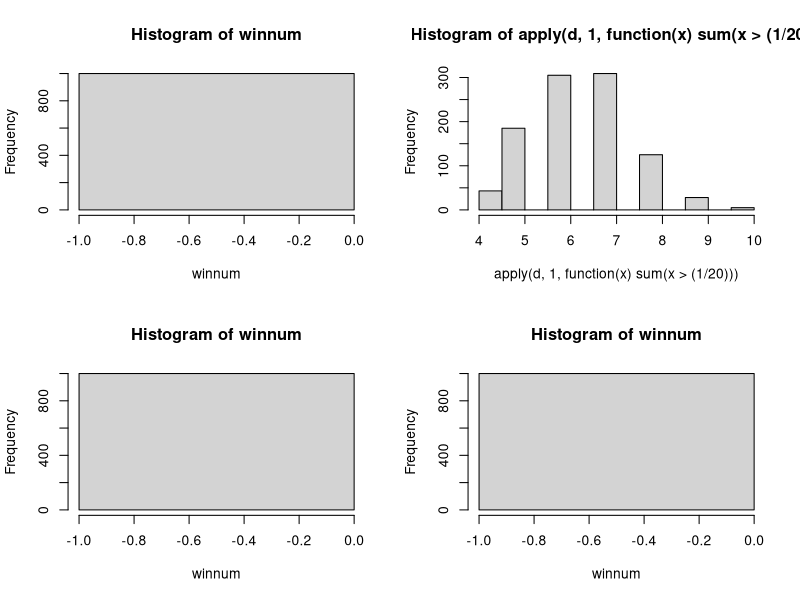
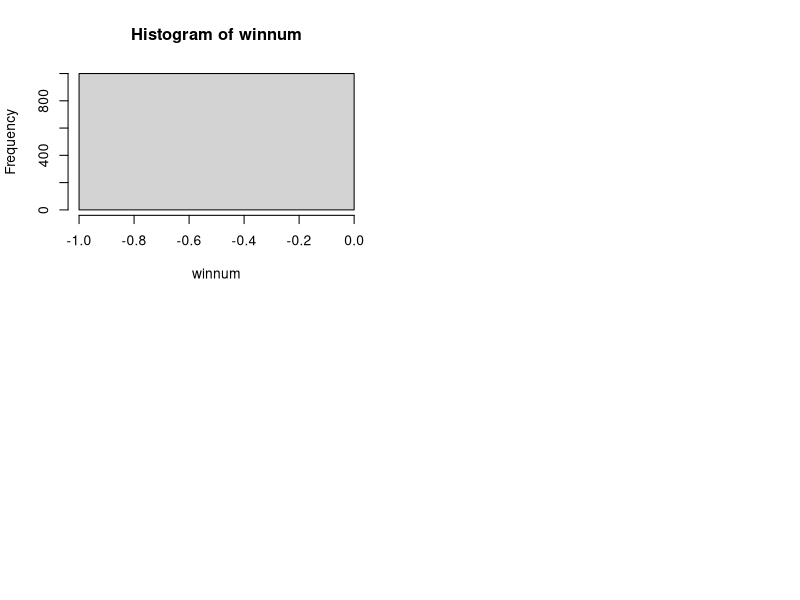

Recreate these plots in R, in order.
##https://www.r-bloggers.com/dirichlet-process-infinite-mixture-models-and-clustering/

par(mfrow=c(2,2))

#higher alpha leads to higher probability of lower values
stick_draw = function(num.vals, alpha) {
  betas = rbeta(num.vals, 1, alpha)
  stick.to.right = c(1, cumprod(1 - betas))[1:num.vals]
  weights = stick.to.right * betas
  weights
}

#low alpha is low pooling; high alpha is diffuse pooling
#you could invert it with a low alpha
len = 20 #length

winnum=matrix(0,1000,1)
cum.breaks=matrix(0,1000,len)
#first number is windows; 
#second is alpha: sets break points...

for(i in 1:1000){
  d=stick_draw(len,20)
  breaks=unique(c(0,cumsum(round(d*len)),len))
  cum.breaks[i,1:length(breaks)]=breaks
  #  print(breaks)
  a=1:len
  testwin=window(a,breaks=breaks)
  winnum[i] = length(levels(testwin))
}

hist(winnum); table(winnum); mean(winnum)
#print('mean')
#apply(cum.breaks,2,mean,na.rm=TRUE)
#print('max')
#apply(cum.breaks[,1:len-1],2,max,na.rm=TRUE)
#print('min')
#apply(cum.breaks[,1:len-1],2,min,na.rm=TRUE)

library(MCMCpack)

#alpha=rep(1,20)
#symmetric is where alpha is a single scalar
alpha=c(.1,.1,1,1,
        2,2,2,2,
        3,3,3,3,
        10,10,10,10)

d=rdirichlet(1000,alpha)
hist(apply(d,1,function(x) sum(x>(1/20)))) #can use the same function as below
print(colSums(d)/nrow(d))

#unique algorithm...
#need proof???
#

####uniform equality partition ....
#50% probability it is equal to next value
#only about 200 combos
winnum=matrix(0,1000,1)
cum.breaks=matrix(as.numeric(NA),1000,20)

for(i in 1:1000){
  mean.wins=round(runif(1)*20); #print(mean.wins)
  a=1:20
  winprob=1-(mean.wins/max(a))
  partition=runif(19)>winprob
  if(!any(partition)){next} #skip cases with no breaks (could add as continuous...)
  breaks=which(partition==TRUE)
  cum.breaks[i,1:length(breaks)]=breaks
  testwin=window(a,breaks=unique(c(0,breaks,max(a))))
  print(breaks)
  winnum[i] = length(levels(testwin))
  
}

hist(winnum); table(winnum); mean(winnum)
cat('mean window length', 20/mean(winnum))

sum(!duplicated(cum.breaks),margin=1)

print('mean')
apply(cum.breaks,2,mean,na.rm=TRUE)
print('max')
apply(cum.breaks[,1:19],2,max,na.rm=TRUE)
print('min')
apply(cum.breaks[,1:19],2,min,na.rm=TRUE)




####alt idea ---- each is an ind parameter of equality to next value
#then in the mh algorithm, they can be updated
#you can probably figure out using combinotorics the best way 
# to limit window size
# e.g. if probability of equality is .2 ... sum(.2>runif(1000))/1000

#reasonable prior: as likely to equal as not equal...
#should look at that bayesian model from the green book some time...

winnum=matrix(0,1000,1)
cum.breaks=matrix(as.numeric(NA),1000,20)


p=rep(.5,20) # can draw from a proposal support between 0 and 1
#can also use this to sample breaks --  looks really close do dirichelet

for(i in 1:1000){
  equ.draws = runif(20)
  partition = p>equ.draws
  if(!any(partition)){next} #skip cases with no breaks (could add as continuous...)
  breaks=c(0,which(partition==TRUE),20)
  print(breaks)  
  cum.breaks[i,1:length(breaks)]=breaks
  testwin=window(a,breaks=unique(breaks))
  print(breaks)
  winnum[i] = length(levels(testwin))
  
}

hist(winnum); table(winnum); mean(winnum)
cat('mean window length', 20/mean(winnum))


print('mean')
apply(cum.breaks,2,mean,na.rm=TRUE)
print('max')
apply(cum.breaks[,1:19],2,max,na.rm=TRUE)
print('min')
apply(cum.breaks[,1:19],2,min,na.rm=TRUE)



####
#equality constraints sampler; i.e. sampling "breaks" directly
#doesn't work
winnum=matrix(0,1000,1)
cum.breaks=matrix(as.numeric(NA),1000,20)

n.constraints=10
for(i in 1:1000){
  #set uniform partition
  partition = rep(TRUE,length(a)-1)
  #draw random constraints based on n.constraints, 
  #i.e. 1 constraint = equal to the next beta (behind may be more natural)
  partition[sample(head(a,-1),n.constraints)] = FALSE
  if(!any(partition)){next} #skip cases with no breaks (could add as continuous...)
  breaks=c(0,which(partition==TRUE),20)
  print(breaks)  
  cum.breaks[i,1:length(breaks)]=breaks
  testwin=window(a,breaks=unique(breaks))
  print(breaks)
  winnum[i] = length(levels(testwin))
  
}

hist(winnum); table(winnum); mean(winnum)
cat('mean window length', 20/mean(winnum))


print('mean')
apply(cum.breaks,2,mean,na.rm=TRUE)
print('max')
apply(cum.breaks[,1:19],2,max,na.rm=TRUE)
print('min')
apply(cum.breaks[,1:19],2,min,na.rm=TRUE)

sum(!duplicated(cum.breaks),margin=1)
